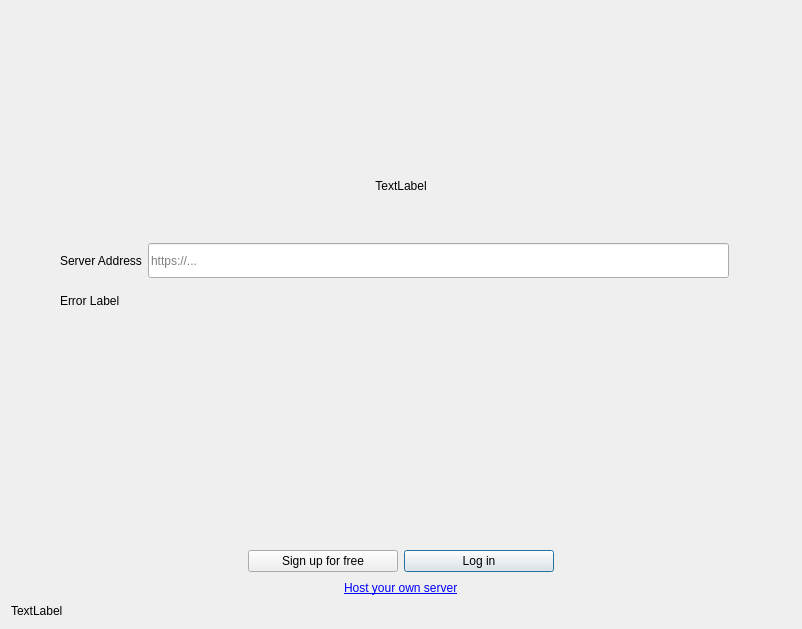
<?xml version="1.0" encoding="UTF-8"?>
<ui version="4.0">
 <class>OwncloudSetupPage</class>
 <widget class="QWidget" name="OwncloudSetupPage">
  <property name="geometry">
   <rect>
    <x>0</x>
    <y>0</y>
    <width>802</width>
    <height>629</height>
   </rect>
  </property>
  <property name="sizePolicy">
   <sizepolicy hsizetype="Preferred" vsizetype="Maximum">
    <horstretch>0</horstretch>
    <verstretch>0</verstretch>
   </sizepolicy>
  </property>
  <property name="windowTitle">
   <string>Form</string>
  </property>
  <property name="autoFillBackground">
   <bool>false</bool>
  </property>
  <property name="styleSheet">
   <string notr="true"/>
  </property>
  <layout class="QGridLayout" name="gridLayout">
   <item row="16" column="0">
    <widget class="QLabel" name="bottomLabel">
     <property name="minimumSize">
      <size>
       <width>0</width>
       <height>0</height>
      </size>
     </property>
     <property name="text">
      <string>TextLabel</string>
     </property>
     <property name="textFormat">
      <enum>Qt::RichText</enum>
     </property>
    </widget>
   </item>
   <item row="14" column="0">
    <layout class="QHBoxLayout" name="horizontalLayout_3">
     <property name="bottomMargin">
      <number>0</number>
     </property>
     <item>
      <spacer name="horizontalSpacer_6">
       <property name="orientation">
        <enum>Qt::Horizontal</enum>
       </property>
       <property name="sizeHint" stdset="0">
        <size>
         <width>40</width>
         <height>20</height>
        </size>
       </property>
      </spacer>
     </item>
     <item>
      <widget class="QLabel" name="installLink">
       <property name="text">
        <string>&lt;a href=&quot;https://docs.nextcloud.com/server/15/admin_manual/installation/index.html#installation&quot;&gt;&lt;span style=&quot; text-decoration: underline; color:#0000ff;&quot;&gt;Host your own server&lt;/span&gt;&lt;/a&gt;</string>
       </property>
       <property name="openExternalLinks">
        <bool>true</bool>
       </property>
      </widget>
     </item>
     <item>
      <spacer name="horizontalSpacer_5">
       <property name="orientation">
        <enum>Qt::Horizontal</enum>
       </property>
       <property name="sizeHint" stdset="0">
        <size>
         <width>40</width>
         <height>20</height>
        </size>
       </property>
      </spacer>
     </item>
    </layout>
   </item>
   <item row="3" column="0">
    <widget class="QLabel" name="topLabel">
     <property name="sizePolicy">
      <sizepolicy hsizetype="Preferred" vsizetype="Fixed">
       <horstretch>0</horstretch>
       <verstretch>0</verstretch>
      </sizepolicy>
     </property>
     <property name="text">
      <string>TextLabel</string>
     </property>
     <property name="textFormat">
      <enum>Qt::RichText</enum>
     </property>
     <property name="alignment">
      <set>Qt::AlignCenter</set>
     </property>
     <property name="wordWrap">
      <bool>true</bool>
     </property>
    </widget>
   </item>
   <item row="11" column="0" rowspan="2">
    <layout class="QHBoxLayout" name="buttons" stretch="0,0,0,0">
     <property name="spacing">
      <number>6</number>
     </property>
     <property name="topMargin">
      <number>20</number>
     </property>
     <item>
      <spacer name="horizontalSpacer_3">
       <property name="orientation">
        <enum>Qt::Horizontal</enum>
       </property>
       <property name="sizeHint" stdset="0">
        <size>
         <width>40</width>
         <height>20</height>
        </size>
       </property>
      </spacer>
     </item>
     <item>
      <widget class="QPushButton" name="createAccountButton">
       <property name="minimumSize">
        <size>
         <width>150</width>
         <height>0</height>
        </size>
       </property>
       <property name="autoFillBackground">
        <bool>false</bool>
       </property>
       <property name="text">
        <string>Sign up for free</string>
       </property>
       <property name="default">
        <bool>false</bool>
       </property>
      </widget>
     </item>
     <item>
      <widget class="QPushButton" name="loginButton">
       <property name="sizePolicy">
        <sizepolicy hsizetype="Minimum" vsizetype="Fixed">
         <horstretch>0</horstretch>
         <verstretch>0</verstretch>
        </sizepolicy>
       </property>
       <property name="minimumSize">
        <size>
         <width>150</width>
         <height>0</height>
        </size>
       </property>
       <property name="text">
        <string>Log in</string>
       </property>
       <property name="autoDefault">
        <bool>false</bool>
       </property>
       <property name="default">
        <bool>true</bool>
       </property>
       <property name="flat">
        <bool>false</bool>
       </property>
      </widget>
     </item>
     <item>
      <spacer name="horizontalSpacer_4">
       <property name="orientation">
        <enum>Qt::Horizontal</enum>
       </property>
       <property name="sizeHint" stdset="0">
        <size>
         <width>40</width>
         <height>20</height>
        </size>
       </property>
      </spacer>
     </item>
    </layout>
   </item>
   <item row="6" column="0">
    <spacer name="verticalSpacer_4">
     <property name="orientation">
      <enum>Qt::Vertical</enum>
     </property>
     <property name="sizeType">
      <enum>QSizePolicy::MinimumExpanding</enum>
     </property>
     <property name="sizeHint" stdset="0">
      <size>
       <width>20</width>
       <height>20</height>
      </size>
     </property>
    </spacer>
   </item>
   <item row="2" column="0">
    <widget class="OCC::SlideShow" name="slideShow">
     <property name="font">
      <font>
       <pointsize>12</pointsize>
       <weight>75</weight>
       <bold>true</bold>
      </font>
     </property>
    </widget>
   </item>
   <item row="4" column="0">
    <widget class="QWidget" name="login" native="true">
     <property name="sizePolicy">
      <sizepolicy hsizetype="Minimum" vsizetype="Expanding">
       <horstretch>0</horstretch>
       <verstretch>0</verstretch>
      </sizepolicy>
     </property>
     <property name="minimumSize">
      <size>
       <width>0</width>
       <height>80</height>
      </size>
     </property>
     <property name="styleSheet">
      <string notr="true"/>
     </property>
     <layout class="QHBoxLayout" name="horizontalLayout_2">
      <item>
       <layout class="QHBoxLayout" name="serverBox">
        <property name="sizeConstraint">
         <enum>QLayout::SetDefaultConstraint</enum>
        </property>
        <item>
         <spacer name="horizontalSpacer">
          <property name="orientation">
           <enum>Qt::Horizontal</enum>
          </property>
          <property name="sizeType">
           <enum>QSizePolicy::Preferred</enum>
          </property>
          <property name="sizeHint" stdset="0">
           <size>
            <width>40</width>
            <height>0</height>
           </size>
          </property>
         </spacer>
        </item>
        <item>
         <layout class="QVBoxLayout" name="verticalLayout">
          <item>
           <spacer name="verticalSpacer_2">
            <property name="orientation">
             <enum>Qt::Vertical</enum>
            </property>
            <property name="sizeType">
             <enum>QSizePolicy::MinimumExpanding</enum>
            </property>
            <property name="sizeHint" stdset="0">
             <size>
              <width>20</width>
              <height>0</height>
             </size>
            </property>
           </spacer>
          </item>
          <item>
           <layout class="QHBoxLayout" name="horizontalLayout">
            <item>
             <widget class="QLabel" name="label_2">
              <property name="sizePolicy">
               <sizepolicy hsizetype="Preferred" vsizetype="Ignored">
                <horstretch>0</horstretch>
                <verstretch>0</verstretch>
               </sizepolicy>
              </property>
              <property name="text">
               <string>Server Address</string>
              </property>
              <property name="buddy">
               <cstring>leUrl</cstring>
              </property>
             </widget>
            </item>
            <item>
             <widget class="OCC::PostfixLineEdit" name="leUrl">
              <property name="sizePolicy">
               <sizepolicy hsizetype="Expanding" vsizetype="Ignored">
                <horstretch>0</horstretch>
                <verstretch>0</verstretch>
               </sizepolicy>
              </property>
              <property name="placeholderText">
               <string>https://...</string>
              </property>
             </widget>
            </item>
            <item>
             <layout class="QHBoxLayout" name="resultLayout">
              <property name="spacing">
               <number>0</number>
              </property>
             </layout>
            </item>
            <item>
             <widget class="QLabel" name="urlLabel">
              <property name="sizePolicy">
               <sizepolicy hsizetype="Preferred" vsizetype="Expanding">
                <horstretch>0</horstretch>
                <verstretch>0</verstretch>
               </sizepolicy>
              </property>
              <property name="text">
               <string/>
              </property>
             </widget>
            </item>
           </layout>
          </item>
          <item>
           <widget class="QLabel" name="errorLabel">
            <property name="sizePolicy">
             <sizepolicy hsizetype="MinimumExpanding" vsizetype="MinimumExpanding">
              <horstretch>0</horstretch>
              <verstretch>0</verstretch>
             </sizepolicy>
            </property>
            <property name="text">
             <string>Error Label</string>
            </property>
            <property name="textFormat">
             <enum>Qt::RichText</enum>
            </property>
            <property name="openExternalLinks">
             <bool>true</bool>
            </property>
           </widget>
          </item>
          <item>
           <spacer name="verticalSpacer_3">
            <property name="orientation">
             <enum>Qt::Vertical</enum>
            </property>
            <property name="sizeType">
             <enum>QSizePolicy::MinimumExpanding</enum>
            </property>
            <property name="sizeHint" stdset="0">
             <size>
              <width>20</width>
              <height>0</height>
             </size>
            </property>
           </spacer>
          </item>
         </layout>
        </item>
        <item>
         <spacer name="horizontalSpacer_2">
          <property name="orientation">
           <enum>Qt::Horizontal</enum>
          </property>
          <property name="sizeType">
           <enum>QSizePolicy::Preferred</enum>
          </property>
          <property name="sizeHint" stdset="0">
           <size>
            <width>40</width>
            <height>0</height>
           </size>
          </property>
         </spacer>
        </item>
       </layout>
      </item>
     </layout>
    </widget>
   </item>
   <item row="0" column="0">
    <spacer name="verticalSpacer_5">
     <property name="orientation">
      <enum>Qt::Vertical</enum>
     </property>
     <property name="sizeType">
      <enum>QSizePolicy::MinimumExpanding</enum>
     </property>
     <property name="sizeHint" stdset="0">
      <size>
       <width>20</width>
       <height>20</height>
      </size>
     </property>
    </spacer>
   </item>
  </layout>
 </widget>
 <customwidgets>
  <customwidget>
   <class>OCC::PostfixLineEdit</class>
   <extends>QLineEdit</extends>
   <header>wizard/postfixlineedit.h</header>
  </customwidget>
  <customwidget>
   <class>OCC::SlideShow</class>
   <extends>QWidget</extends>
   <header>wizard/slideshow.h</header>
  </customwidget>
 </customwidgets>
 <resources>
  <include location="../../../theme.qrc"/>
 </resources>
 <connections/>
</ui>
